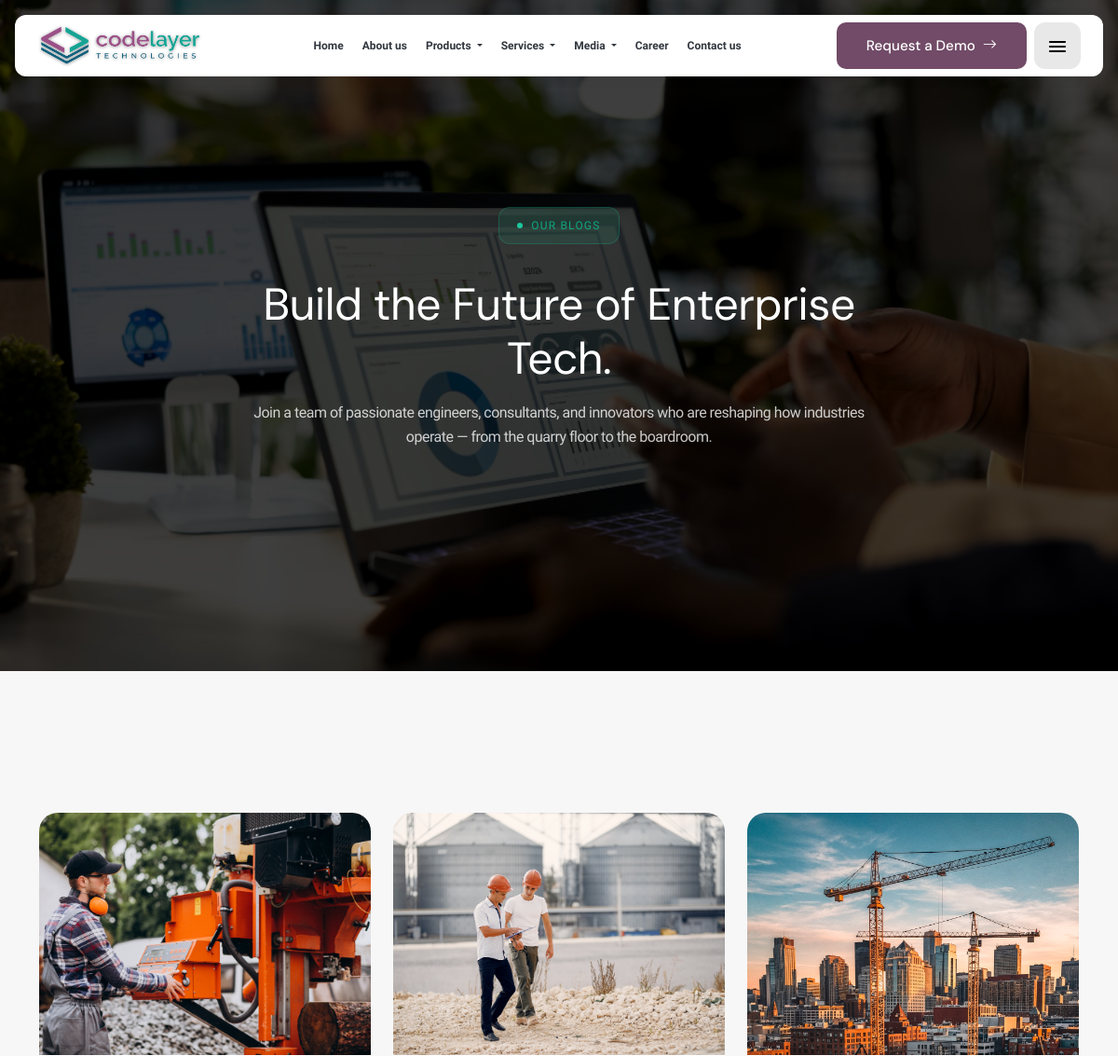
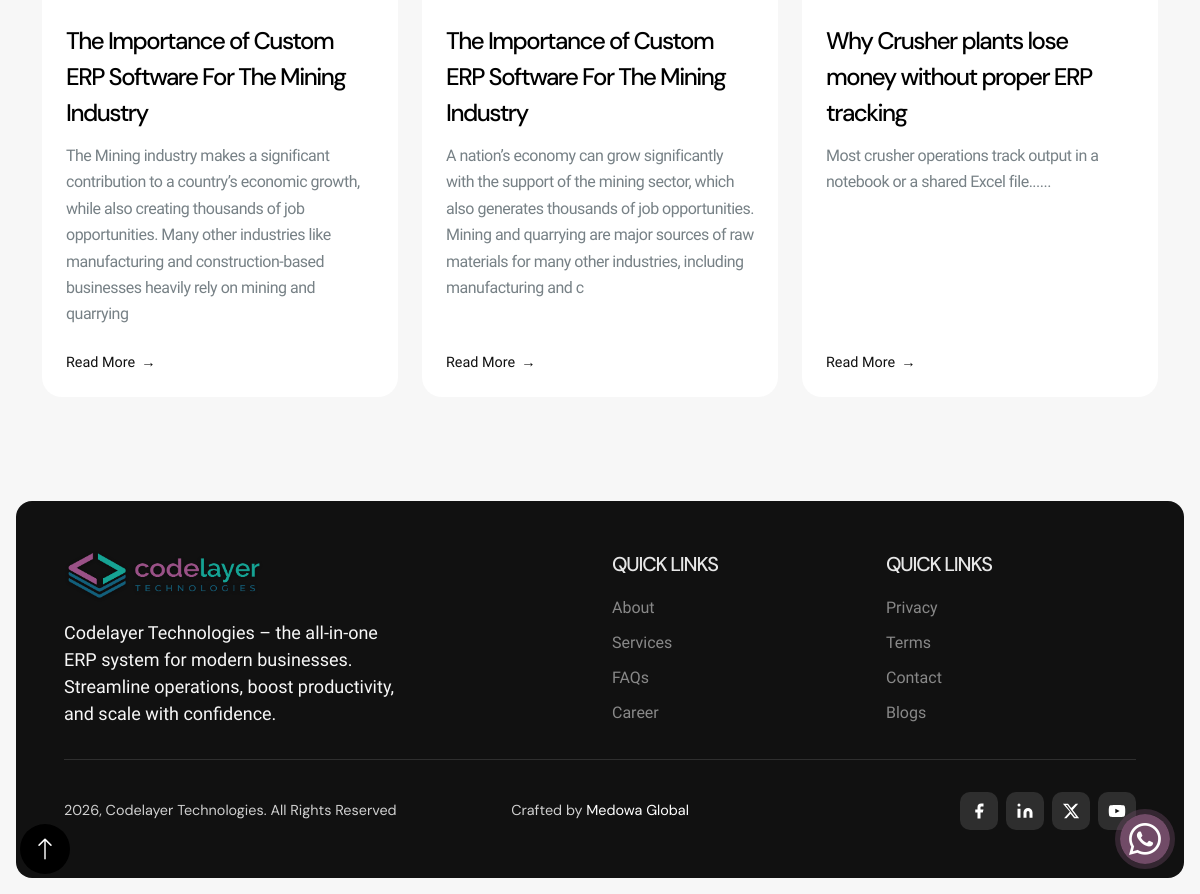
Page /blog on the committed database (2 pictures, top to bottom).
### code_app/models.py (models this page shows, shortened)
class BlogPost(models.Model):
    title = models.CharField(max_length=255)
    slug = models.SlugField(unique=True, blank=True)
    featured_image = models.ImageField(upload_to='blog_images/')
    excerpt = models.TextField(max_length=250)
    content = RichTextUploadingField() # This adds the Rich Text Editor
    created_at = models.DateTimeField(auto_now_add=True)
    is_published = models.BooleanField(default=True)

### code_app/views.py (the view)
# urls.py: path('blog', views.blogs, name='blogs'),
def blogs(request):
    posts = BlogPost.objects.filter(is_published=True).order_by('-created_at')
    context = {'posts': posts}
    return render(request, 'blogs.html', context)

### templates/blogs.html (shortened to what this page needs)
{% extends "base.html" %}
{% load static %}
{% block content %}
    <section class="about-header" style="background: linear-gradient(rgba(0,0,0,0.5), rgba(0,0,0,0.5)), url('{% static 'images/123652.jpg' %}') no-repeat top center / cover;">
        <div class="container h-100 d-flex align-items-center justify-content-center">
            <div class="about-content text-center text-white">
                <div class="product-badge">Our Blogs</div>
                <h1 class="mt-3 mb-3">Build the Future of Enterprise Tech.</h1>
                <p class="lead mx-auto" style="max-width: 700px;">
                    Join a team of passionate engineers, consultants, and innovators who are reshaping how industries operate —
                    from the quarry floor to the boardroom.
                </p>
            </div>
        </div>
    </section>
    <div style="padding: 5.5rem 0;">
        <div class="container">
          <div class="content-section-1">
            <div class="row row-cols-1 row-cols-md-3 g-4">
              {% for post in posts %}
              <div class="col">
                <div class="card blog-card h-100">
                  <img src="{{ post.featured_image.url }}" class="blog-card-img" alt="{{ post.title }}">
                  <div class="card-body blog-card-body d-flex flex-column justify-content-between">
                    <div>
                      <h5 class="blog-title">{{ post.title }}</h5>
                      <p class="blog-excerpt">{{ post.excerpt }}</p>
                    </div>
                    <a href="{% url 'code_app:blog_detail' post.slug %}" class="blog-read-more">Read More</a>
                  </div>
                </div>
              </div>
              {% empty %}
                <p>No blogs posted yet.</p>
              {% endfor %}
            </div>
          </div>
        </div>
    </div>
{% endblock %}

### rows in the picture
BlogPost: featured_image (picture), title "The Importance of Custom ERP Software For The Mining Industry", excerpt "The Mining industry makes a significant contribution to a country’s economic growth, while also creating thousands of job opportunities. Many other industries like manufacturing and construction-based businesses heavily rely on mining and quarrying"
BlogPost: featured_image (picture), title "The Importance of Custom ERP Software For The Mining Industry", excerpt "A nation’s economy can grow significantly with the support of the mining sector, which also generates thousands of job opportunities. Mining and quarrying are major sources of raw materials for many other industries, including manufacturing and c"
BlogPost: featured_image (picture), title "Why Crusher plants lose money without proper ERP tracking", excerpt "Most crusher operations track output in a notebook or a shared Excel file......"
